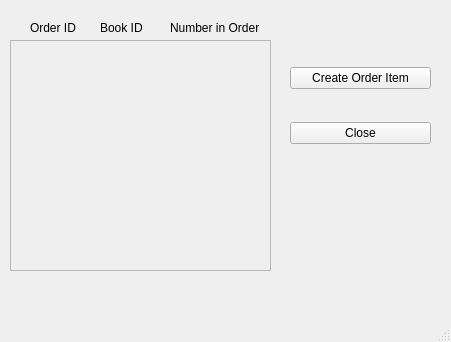
<?xml version="1.0" encoding="UTF-8"?>
<ui version="4.0">
 <class>MainWindow</class>
 <widget class="QMainWindow" name="MainWindow">
  <property name="geometry">
   <rect>
    <x>0</x>
    <y>0</y>
    <width>451</width>
    <height>342</height>
   </rect>
  </property>
  <property name="windowTitle">
   <string>View Order Items</string>
  </property>
  <widget class="QWidget" name="centralwidget">
   <widget class="QScrollArea" name="scrollArea">
    <property name="geometry">
     <rect>
      <x>10</x>
      <y>40</y>
      <width>261</width>
      <height>231</height>
     </rect>
    </property>
    <property name="widgetResizable">
     <bool>true</bool>
    </property>
    <widget class="QWidget" name="scrollAreaWidgetContents">
     <property name="geometry">
      <rect>
       <x>0</x>
       <y>0</y>
       <width>259</width>
       <height>229</height>
      </rect>
     </property>
     <widget class="QWidget" name="verticalLayoutWidget">
      <property name="geometry">
       <rect>
        <x>10</x>
        <y>10</y>
        <width>241</width>
        <height>201</height>
       </rect>
      </property>
      <layout class="QVBoxLayout" name="layout_items"/>
     </widget>
    </widget>
   </widget>
   <widget class="QWidget" name="verticalLayoutWidget_2">
    <property name="geometry">
     <rect>
      <x>290</x>
      <y>40</y>
      <width>141</width>
      <height>131</height>
     </rect>
    </property>
    <layout class="QVBoxLayout" name="verticalLayout">
     <item>
      <widget class="QPushButton" name="add_btn">
       <property name="text">
        <string>Create Order Item</string>
       </property>
      </widget>
     </item>
     <item>
      <widget class="QPushButton" name="cancel_btn">
       <property name="text">
        <string>Close</string>
       </property>
      </widget>
     </item>
    </layout>
   </widget>
   <widget class="QLabel" name="label">
    <property name="geometry">
     <rect>
      <x>30</x>
      <y>20</y>
      <width>55</width>
      <height>16</height>
     </rect>
    </property>
    <property name="text">
     <string>Order ID</string>
    </property>
   </widget>
   <widget class="QLabel" name="label_2">
    <property name="geometry">
     <rect>
      <x>100</x>
      <y>20</y>
      <width>55</width>
      <height>16</height>
     </rect>
    </property>
    <property name="text">
     <string>Book ID</string>
    </property>
   </widget>
   <widget class="QLabel" name="label_3">
    <property name="geometry">
     <rect>
      <x>170</x>
      <y>20</y>
      <width>101</width>
      <height>16</height>
     </rect>
    </property>
    <property name="text">
     <string>Number in Order</string>
    </property>
   </widget>
  </widget>
  <widget class="QMenuBar" name="menubar">
   <property name="geometry">
    <rect>
     <x>0</x>
     <y>0</y>
     <width>451</width>
     <height>26</height>
    </rect>
   </property>
  </widget>
  <widget class="QStatusBar" name="statusbar"/>
 </widget>
 <resources/>
 <connections/>
</ui>
